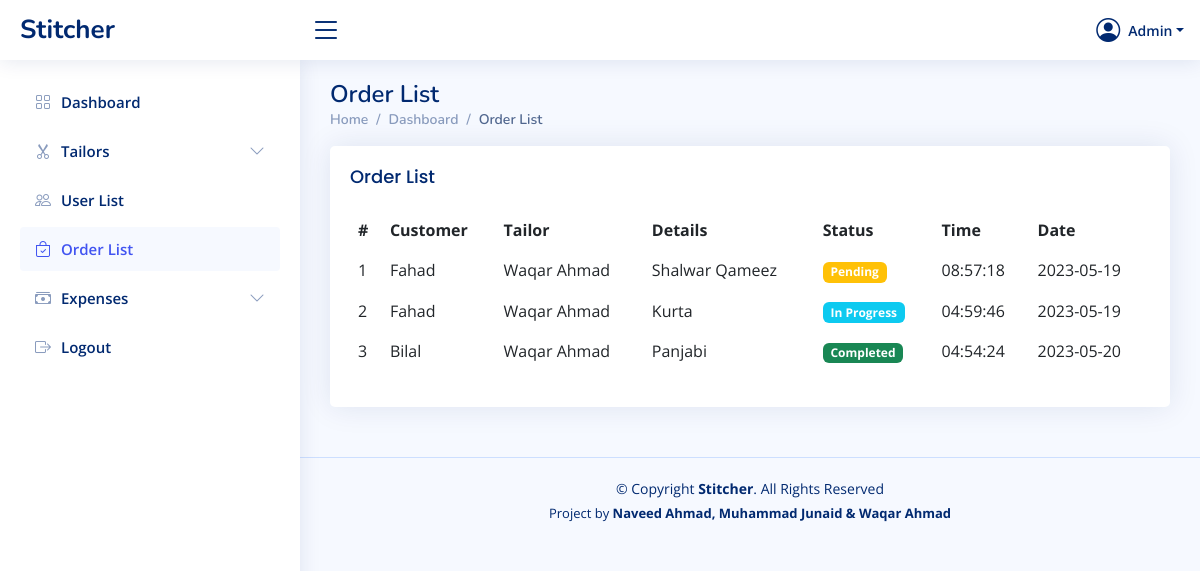
The page /order-list.php (signed in) on the database its author committed.
### tables this page shows
CREATE TABLE IF NOT EXISTS orders (
    id INT AUTO_INCREMENT PRIMARY KEY,
    customer_name VARCHAR(100),
    customer_email VARCHAR(150),
    tailor_name VARCHAR(100),
    tailor_email VARCHAR(150),
    order_details TEXT,
    status ENUM('Pending','In Progress','Completed','Cancelled') DEFAULT 'Pending',
    order_time TIME,
    order_date DATE,
    created_at TIMESTAMP DEFAULT CURRENT_TIMESTAMP
);

### order-list.php (the view)
<?php
require_once 'includes/auth.php';
$orders = mysqli_query($conn, "SELECT * FROM orders ORDER BY id ASC");
include 'includes/header.php';
?>
<div id="main" class="main">
  <div class="pagetitle">
    <h1>Order List</h1>
    <nav>
      <ol class="breadcrumb">
        <li class="breadcrumb-item"><a href="index.php">Home</a></li>
        <li class="breadcrumb-item"><a href="index.php">Dashboard</a></li>
        <li class="breadcrumb-item active">Order List</li>
      </ol>
    </nav>
  </div>
  <section class="section">
    <div class="row">
      <div class="col-lg-12">
        <div class="card">
          <div class="card-body">
            <h5 class="card-title">Order List</h5>
            <table class="table table-borderless">
              <thead>
                <tr>
                  <th>#</th>
                  <th>Customer</th>
                  <th>Tailor</th>
                  <th>Details</th>
                  <th>Status</th>
                  <th>Time</th>
                  <th>Date</th>
                </tr>
              </thead>
              <tbody>
                <?php $i = 1; while ($row = mysqli_fetch_assoc($orders)): ?>
                <tr>
                  <td><?= $i++ ?></td>
                  <td><?= htmlspecialchars($row['customer_name']) ?></td>
                  <td><?= htmlspecialchars($row['tailor_name']) ?></td>
                  <td><?= htmlspecialchars($row['order_details']) ?></td>
                  <td>
                    <?php
                    $status_class = match($row['status']) {
                        'Completed' => 'success',
                        'In Progress' => 'info',
                        'Cancelled' => 'danger',
                        default => 'warning'
                    };
                    ?>
                    <span class="badge bg-<?= $status_class ?>"><?= $row['status'] ?></span>
                  </td>
                  <td><?= $row['order_time'] ?></td>
                  <td><?= $row['order_date'] ?></td>
                </tr>
                <?php endwhile; ?>
              </tbody>
            </table>
          </div>
        </div>
      </div>
    </div>
  </section>
</div>
<?php include 'includes/footer.php'; ?>

### assets/css/style.css (style rules this page uses)
:root { scroll-behavior: smooth; }
body { font-family: "Open Sans", sans-serif; background: #f6f9ff; color: #444444; }
a { color: #4154f1; text-decoration: none; }
h1, h2, h3, h4, h5, h6 { font-family: "Nunito", sans-serif; }
#main { margin-top: 60px; padding: 20px 30px; transition: all 0.3s; }
.pagetitle { margin-bottom: 10px; }
.pagetitle h1 { font-size: 24px; margin-bottom: 0; font-weight: 600; color: #012970; }
.card { margin-bottom: 30px; border: none; border-radius: 5px; box-shadow: 0px 0 30px rgba(1, 41, 112, 0.1); }
.card-title { padding: 20px 0 15px 0; font-size: 18px; font-weight: 500; color: #012970; font-family: "Poppins", sans-serif; }
.card-body { padding: 0 20px 20px 20px; }
.breadcrumb { font-size: 14px; font-family: "Nunito", sans-serif; color: #899bbd; font-weight: 600; }
.breadcrumb a { color: #899bbd; transition: 0.3s; }
.breadcrumb .breadcrumb-item::before { color: #899bbd; }
.breadcrumb .active { color: #51678f; font-weight: 600; }
@media (min-width: 1200px) { #main, #footer { margin-left: 300px; } }

### rows shown on the page
orders: customer_name "Fahad", tailor_name "Waqar Ahmad", order_details "Shalwar Qameez", status "Pending", order_time "08:57:18", order_date "2023-05-19"
orders: customer_name "Fahad", tailor_name "Waqar Ahmad", order_details "Kurta", status "In Progress", order_time "04:59:46", order_date "2023-05-19"
orders: customer_name "Bilal", tailor_name "Waqar Ahmad", order_details "Panjabi", status "Completed", order_time "04:54:24", order_date "2023-05-20"
